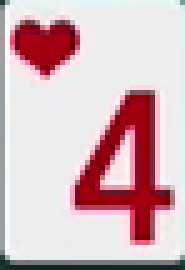
#> input picture docs/media/poker/4h.png, 37 x 54 px, found by its file name (shown 5 times larger)
$ jupyter execute --allow-errors index.ipynb   (shell and % lines are left out)
#> lines starting #> are read from the running program, lines starting #| are printed output that depends on the picture
---
title: Tips on OpenCV
created: 2021-09-22 10:19:09
date: 2021-09-22 10:19:09
authors:
- bendu
label: tips-on-opencv
license: CC-BY-4.0
tags:
- programming
- OpenCV
- tips
- computer vision
- CV

---
**Things on this page are fragmentary and immature notes/thoughts of the author. Please read with your own judgement!**

**
Things on this page are fragmentary and immature notes/thoughts of the author.
Please read with your own judgement!
**

## Installation

You can install OpenCV for Python using the following commands.

    :::bash
    sudo apt-get install libsm6 libxrender-dev
    pip3 install opencv-python

If you use
[xinstall](https://github.com/dclong/xinstall),
you can install OpenCV for Python with the following single command.

    :::bash
    xinstall --sudo cv -ic

## Tips and Traps

1. `cv2.imread` returns a numpy ndarray in Python.
    This is different from `PIL.Image.Image.open` which returns a Pillow Image.
    `cv2.imread` can be more efficient if you want to manipulate the underlying data of image
    as you do not have to convert between the underlying data and image objects.

2. OpenCV uses the `BGR` representation of an image
    when storing it as a numpy array.
    This is different from Pillow
    which uses the `RGB` representation of images.
    `numpy.flip(arr, 2)` might help
    if a library doesn't different representation of images
    (e.g. `PIL.Image.fromarray` does not support `BGR` even if it has `mode` parameter).

3. `cv2.imwrite` support writing to different format of image,
    and the format of the output image is determined by the file extension.

[cell 1]
import numpy as np
from PIL import Image
import cv2

cv2.imread returns a numpy array,
however,
it is in BGR mode
which is different from Pillow (who uses RGB mode).

cv2 uses BGR mode ...

[cell 2]
arr = cv2.imread("4h.png")
#> arr is the input picture: shape (54, 37, 3); mean B, G, R 189.1, 183.8, 213.2
Image.fromarray(np.flip(arr, 2))

## cv2.copyMakeBorder

[cell 3]
arr2 = cv2.copyMakeBorder(
    arr, 9, 9, 9, 9, borderType=cv2.BORDER_CONSTANT, value=(0, 255, 0)
)
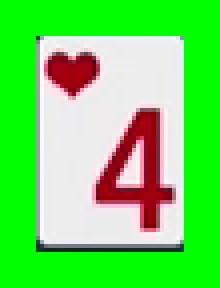
#> arr2: shape (72, 55, 3) (shown 4 times larger); mean B, G, R 95.4, 219.1, 107.5
Image.fromarray(np.flip(arr2, 2))
